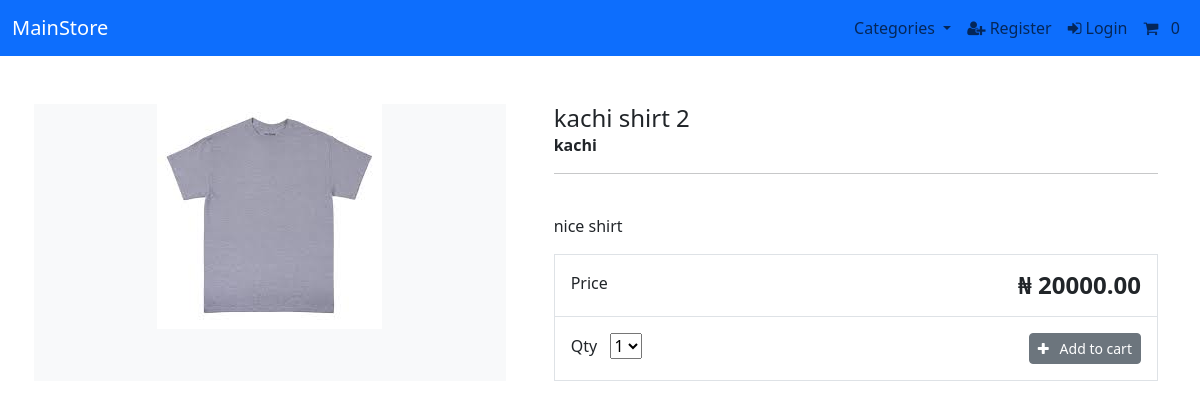
Before: /product/kachi-shirt-2 with the older database file.
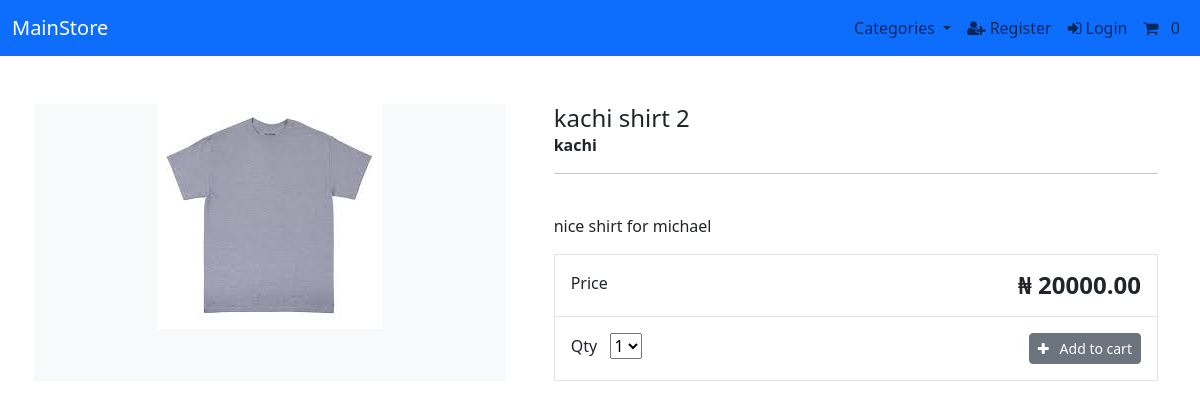
After: the same page with the newer database file.
### store/models.py (models this page shows, shortened)
class Product(models.Model):
    category = models.ForeignKey(Category, on_delete=models.CASCADE, related_name='product', null=True)
    title = models.CharField(max_length=256)
    brand = models.CharField(max_length=256, default='unbranded')
    description = models.TextField(blank=True)
    slug = models.SlugField(max_length=250)
    price = models.DecimalField(max_digits=8, decimal_places=2)
    image = models.ImageField(upload_to='images/')
    class Meta:
        verbose_name_plural = 'products'

### store/views.py (the view)
# urls.py: path('product/<slug:slug>', views.ProductDetailView.as_view(), name='single'),
class ProductDetailView(DetailView):
    model = Product
    template_name = 'store/product_detail.html'
    context_object_name = 'product'

### cart/cart.py (called while the page is built)
    def __len__(self):
        return sum(item['qty'] for item in self.cart.values())

### cart/context_processors.py (called while the page is built)
def cart(request):
    return {'cart': Cart(request)}

### store/models.py (called while the page is built)
    def get_absolute_url(self):
        return reverse('store:single_cat', args=[self.slug])

### store/views.py (called while the page is built)
def categories(request):
    all_categories = Category.objects.all()
    return {'all_categories': all_categories}

### store/templates/store/product_detail.html (shortened to what this page needs)
{% extends "base.html" %}
{% load static %}
{% block content %}
<div class="container">
    <main class="pt-5">
        <div class="row g-3">
            <div class="col-md-5 col-lg-5 order-md-first bg-light">
                <img class="img-fluid mx-auto d-block" alt="Responsive image" src="{{ product.image.url }}">
            </div>
            <div class="col-md-7 col-lg-7 ps-md-3 ps-lg-5">
                <h1 class="mb-0 h4"> {{ product.title }}  </h1>
                <strong> {{ product.brand }} </strong>
                <hr>
                <br>
                <p> {{ product.description }} </p>
                <div class="border">
                    <div class="col border-bottom">
                        <div class="row p-3">
                            <div class="col-6"> Price </div>
                            <div class="col-6 text-end"><span class="h4 fw-bold">₦ {{ product.price }} </span></div>
                        </div>
                    </div>
                    <div class="col">
                        <div class="row p-3">
                            <div class="col-6">
                                <label for="select">Qty</label>
                                <select id="select">
                                    <option value="1">1</option>
                                </select>
                            </div>
                            <div class="col-6 text-end">
                                <button type="button" id="add-button" value="{{product.id}}" class="btn btn-secondary btn-sm">
                                    <i class="fa fa-plus" aria-hidden="true"></i> &nbsp; Add to cart
                                </button>
                            </div>
                        </div>
                    </div>
                </div>
            </div>
        </div>
    </main>
    <br>
</div>
{% endblock %}

### templates/base.html (shortened to what this page needs)
<!DOCTYPE html>
{% load static %}
<html>
    <head>
        <link rel="stylesheet" href="{% static 'css/styles.css' %}">
        <link rel="stylesheet" href="https://bootswatch.com/5/flatly/bootstrap.min.css">
        <link rel="stylesheet" href="https://cdnjs.cloudflare.com/ajax/libs/font-awesome/4.7.0/css/font-awesome.min.css">
        <link rel="stylesheet" href="https://cdn.jsdelivr.net/npm/bootstrap@5.3.0-alpha1/dist/css/bootstrap.min.css">
    </head>
    <body>
        <nav class="navbar navbar-expand-lg bg-primary">
            <div class="container-fluid">
              <a class="navbar-brand text-white" href="{% url 'store:index' %}">MainStore</a>
              <div class="collapse navbar-collapse" id="navbarNav">
                <ul class="navbar-nav ms-auto">
                  <li class="nav-item dropdown">
                    <a class="nav-link dropdown-toggle cat-drp" href="#" role="button" data-bs-toggle="dropdown" aria-expanded="false">
                      Categories
                    </a>
                  </li>
                  {% if user.is_authenticated %}
                  <li class="nav-item">
                    <a class="nav-link" href="{% url 'dashboard' %}"><i class="fa fa-home" aria-hidden="true"></i>&nbsp;Dashboard</a>
                  </li>
                  <li class="nav-item">
                    <a class="nav-link" href="{% url 'logout'%}"><i class="fa fa-sign-out" aria-hidden="true"></i>&nbsp;Logout</a>
                  </li>
                  {% else %}
                  <li class="nav-item">
                    <a class="nav-link" href="{% url 'register'%}"><i class="fa fa-user-plus" aria-hidden="true"></i>&nbsp;Register</a>
                  </li>
                  <li class="nav-item">
                    <a class="nav-link" href="{% url 'login'%}"><i class="fa fa-sign-in" aria-hidden="true"></i>&nbsp;Login</a>
                  </li>
                  {% endif %}
                  <li class="nav-item">
                    <a class="nav-link" href="{% url 'all' %}"><i class="fa fa-shopping-cart" aria-hidden="true"> </i>
                      <div id="cart-qty" class="d-inline-flex">
                        {% with qty_amount=cart|length %}
                          {% if qty_amount > 0  %}
                            {{qty_amount}}
                          {% else %}
                            0
                          {% endif %}
                        {% endwith %}
                      </div>
                    </a>
                  </li>
                </ul>
              </div>
            </div>
          </nav>
          {% block content %}
          {% endblock  %}
    </body>
</html>

Changed rows visible on the page:
changed Product "kachi shirt 2": description "nice shirt" → "nice shirt for michael"
